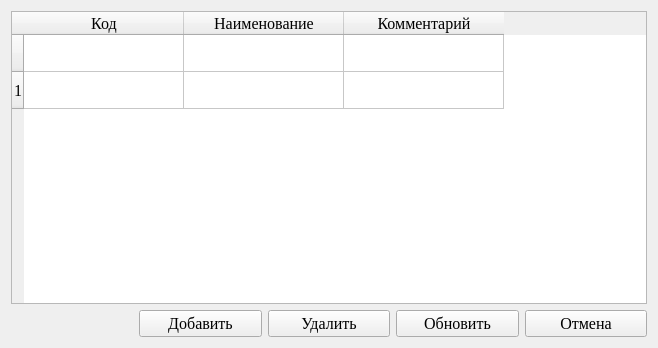
<?xml version="1.0" encoding="UTF-8"?>
<ui version="4.0">
 <class>DevelopersDialog</class>
 <widget class="QWidget" name="DevelopersDialog">
  <property name="geometry">
   <rect>
    <x>0</x>
    <y>0</y>
    <width>658</width>
    <height>348</height>
   </rect>
  </property>
  <property name="font">
   <font>
    <family>Times New Roman</family>
    <pointsize>12</pointsize>
   </font>
  </property>
  <property name="windowTitle">
   <string>Разработчики</string>
  </property>
  <property name="windowIcon">
   <iconset resource="../../../res.qrc">
    <normaloff>:/icons/icon.png</normaloff>:/icons/icon.png</iconset>
  </property>
  <layout class="QGridLayout" name="gridLayout">
   <item row="1" column="2">
    <widget class="QPushButton" name="delButton">
     <property name="text">
      <string>Удалить</string>
     </property>
    </widget>
   </item>
   <item row="1" column="4">
    <widget class="QPushButton" name="cancelButton">
     <property name="maximumSize">
      <size>
       <width>16777215</width>
       <height>16777215</height>
      </size>
     </property>
     <property name="text">
      <string>Отмена</string>
     </property>
    </widget>
   </item>
   <item row="0" column="0" colspan="5">
    <widget class="QTableWidget" name="tableWidget">
     <property name="selectionMode">
      <enum>QAbstractItemView::SingleSelection</enum>
     </property>
     <property name="selectionBehavior">
      <enum>QAbstractItemView::SelectRows</enum>
     </property>
     <attribute name="horizontalHeaderMinimumSectionSize">
      <number>62</number>
     </attribute>
     <attribute name="horizontalHeaderDefaultSectionSize">
      <number>160</number>
     </attribute>
     <attribute name="horizontalHeaderShowSortIndicator" stdset="0">
      <bool>false</bool>
     </attribute>
     <attribute name="horizontalHeaderStretchLastSection">
      <bool>false</bool>
     </attribute>
     <attribute name="verticalHeaderMinimumSectionSize">
      <number>32</number>
     </attribute>
     <attribute name="verticalHeaderDefaultSectionSize">
      <number>37</number>
     </attribute>
     <attribute name="verticalHeaderStretchLastSection">
      <bool>false</bool>
     </attribute>
     <row>
      <property name="text">
       <string/>
      </property>
      <property name="font">
       <font>
        <family>Times New Roman</family>
        <pointsize>12</pointsize>
       </font>
      </property>
     </row>
     <row>
      <property name="text">
       <string>1</string>
      </property>
     </row>
     <column>
      <property name="text">
       <string>Код</string>
      </property>
      <property name="font">
       <font>
        <family>Times New Roman</family>
        <pointsize>12</pointsize>
       </font>
      </property>
     </column>
     <column>
      <property name="text">
       <string>Наименование</string>
      </property>
      <property name="font">
       <font>
        <family>Times New Roman</family>
        <pointsize>12</pointsize>
       </font>
      </property>
     </column>
     <column>
      <property name="text">
       <string>Комментарий</string>
      </property>
      <property name="font">
       <font>
        <family>Times New Roman</family>
        <pointsize>12</pointsize>
       </font>
      </property>
     </column>
     <item row="0" column="0">
      <property name="text">
       <string/>
      </property>
      <property name="font">
       <font>
        <family>Times New Roman</family>
        <pointsize>12</pointsize>
       </font>
      </property>
     </item>
    </widget>
   </item>
   <item row="1" column="0">
    <widget class="QLabel" name="label">
     <property name="text">
      <string/>
     </property>
    </widget>
   </item>
   <item row="1" column="1">
    <widget class="QPushButton" name="addButton">
     <property name="text">
      <string>Добавить</string>
     </property>
    </widget>
   </item>
   <item row="1" column="3">
    <widget class="QPushButton" name="updateButton">
     <property name="text">
      <string>Обновить</string>
     </property>
    </widget>
   </item>
  </layout>
 </widget>
 <resources>
  <include location="../../../res.qrc"/>
 </resources>
 <connections/>
</ui>
